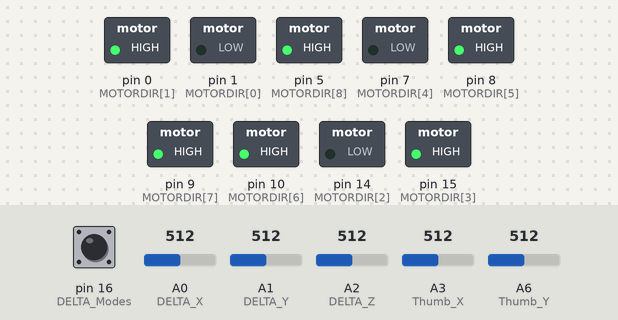
This sketch was run on a simulated Arduino Leonardo, built with avr-gcc and run on an emulated ATmega32U4. Parts: switched loads named in the sketch (green lamp = pin HIGH). Dashed ring = blinking. The inputs (shaded band) are chosen by the test bench; at power-on: A0 (DELTA_X) = 512, A1 (DELTA_Y) = 512, pin 16 (DELTA_Modes) LOW, A2 (DELTA_Z) = 512, A3 (Thumb_X) = 512, A6 (Thumb_Y) = 512. USB keyboard and mouse output is not drawn.

Above: at 1.26 s.
1.3 s: A0 (DELTA_X) set to 118
4.3 s: A1 (DELTA_Y) set to 118
7.3 s: pin 16 (DELTA_Modes) pulled HIGH for 3.2 s
At 8.5 s:
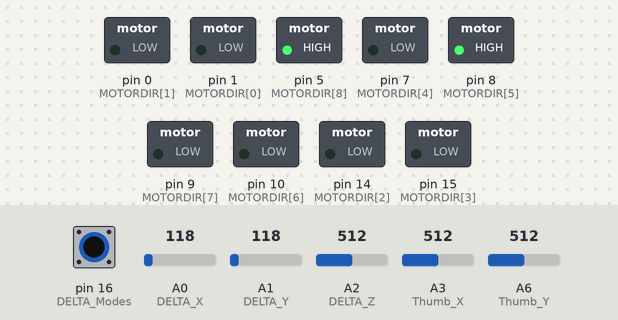
At 10.7 s:
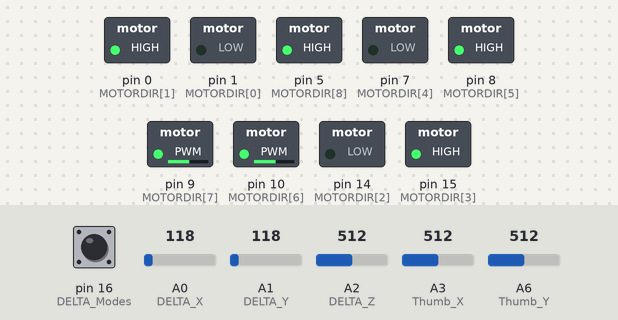
12.0 s: A2 (DELTA_Z) set to 255
15.0 s: A2 (DELTA_Z) set to 247
At 15.22 s:
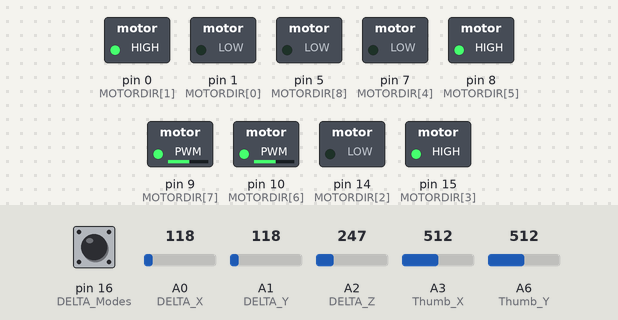
18.0 s: pin 16 (DELTA_Modes) pulled HIGH for 0.15 s
At 18.08 s:
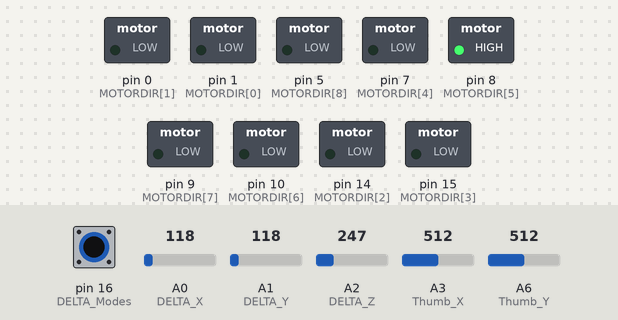
Timing chart, 0 to 22.0 s (numbered marks = the images above; inputs shaded):
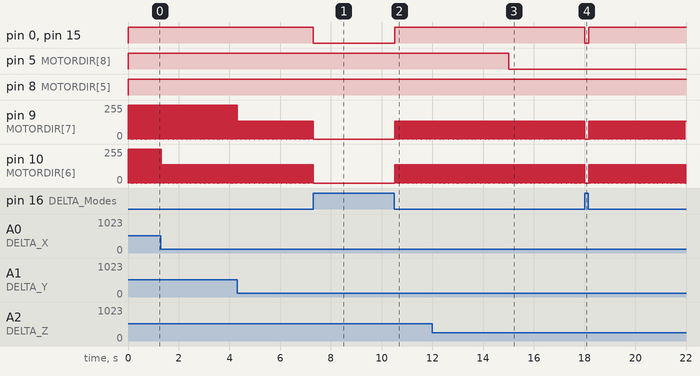

The sketch:

Delta.ino
```cpp
#include <Adafruit_NeoPixel.h>
#include <HID-Project.h>
#include <Wire.h>
#include <SPI.h>
#include <Adafruit_MCP23017.h>
#include <math.h>
#include "DeltaCode.h"

Adafruit_MCP23017 mcp;
DELTACAL deltaCal;
Adafruit_NeoPixel strip = Adafruit_NeoPixel(0, 6, NEO_GRB + NEO_KHZ800);

float deadzone = 2.5;
float TZero = 97.00;
float Zshift = 121;

float xHome, yHome, zHome;
float xTheta, yTheta, zTheta;
float xValue, yValue, zValue;
float xT_HOME, yT_HOME, zT_HOME;

uint8_t xMaster, yMaster, zMaster;

float xMin, yMin, zMin, xMax, yMax, zMax;

int returnPower = 180;

//Setup Pins
//I2C in USE = 2, 3
//A2-A3 Free
int xTValue, yTValue;
float USBdeadzone = 10;
float xTCorrect = -10;
float yTCorrect = +42;

bool Debug = false;

int lastDEBUG = 0;
int lastUSB = 0;

int DEBUGDelay = 10;
int USBDelay = 10;

int deltaMode = 0;

int MOTORDIR[9] = {1,0, 14,15, 7,8 , 10,9,5};

void setup() {
  // put your setup code here, to run once:
  Wire.begin();
  Gamepad.begin();
  mcp.begin();
  mcp.pinMode(0, INPUT);//Thumb
  mcp.pinMode(1, INPUT);//10
  mcp.pinMode(2, INPUT);//11
  mcp.pinMode(3, INPUT);//9
  mcp.pinMode(4, INPUT);//12
  mcp.pinMode(5, INPUT);//6
  mcp.pinMode(6, INPUT);//4
  mcp.pinMode(7, INPUT);//3
  mcp.pinMode(8, INPUT);//2
  mcp.pinMode(10, INPUT);//1
  mcp.pinMode(12, INPUT);//7
  mcp.pinMode(13, INPUT);//8
  mcp.pinMode(14, INPUT);//5
  mcp.pinMode(15, INPUT);//Trigger

  pinMode(A3, INPUT); //Thumb X
  pinMode(A6, INPUT); //Thumb Y

  pinMode(A0, INPUT); //DELTA X
  pinMode(A1, INPUT); //DELTA Y
  pinMode(A2, INPUT); //DELTA Z

  pinMode(6, INPUT); //DELTA Modes
  pinMode(16, INPUT); //DELTA Modes

  for(int i=0; i<9; i++){
    pinMode(MOTORDIR[i], OUTPUT);
    if(i <= 5){
      digitalWrite(MOTORDIR[i], LOW);
    }else{
      analogWrite(MOTORDIR[i], returnPower);
    }
  }
  strip.begin();
  strip.show(); // Initialize all pixels to 'off'
}

void loop() {
  //DELTA MODES
    if(digitalRead(6) == 0 && digitalRead(16) == 1){
      deltaMode = 2;
    }else if(digitalRead(6) == 1 && digitalRead(16) == 0){
      deltaMode = 1;
    }else{
      deltaMode = 0;
    }
  //THUMB STICK
    xTValue = analogRead(A3)+xTCorrect;
    yTValue = analogRead(A6)+yTCorrect;

  //DELTA
    xTheta = round(analogRead(A0))+0;
    yTheta = round(analogRead(A1))+4;
    zTheta = round(analogRead(A2))+0;

    deltaCal.ForwardKinematic(xTheta-TZero, yTheta-TZero, zTheta-TZero, xValue, yValue, zValue);

    xMaster = map(constrain(round(xValue), -100, 100), -100, 100, 0, 255); // +- 100
    yMaster = map(constrain(round(yValue), -100, 100), -100, 100, 0, 255); // +- 100
    zMaster = map(constrain(round(zValue + Zshift), -45, 46), 46, -45, 0, 255); //-55 TOP

    //Motor Call for Centering on the XYZ HOME
    if(deltaMode == 0){
      xHome = 0;
      yHome = 0;
      zHome = 0;
    }
    if(deltaMode == 1){ //Throttle Mode
      xHome = 0;
      yHome = 0;
      zHome = zValue + Zshift;
    }
    if(deltaMode == 2){ //No Return
      xHome = xValue;
      yHome = yValue;
      zHome = zValue + Zshift;
    }

    deltaCal.InverseKinematic(xHome, yHome, zHome - Zshift, xT_HOME, yT_HOME, zT_HOME);

    DEBUG();
    checkDIR();
    submitUSB();
    delay(1);
}

void submitUSB() {
  if(lastUSB == USBDelay){
    //Delta Value USBdeadzone
    if((xMaster > 128 - USBdeadzone) && (xMaster < 128 + USBdeadzone))
    {
      xMaster = 128;
    }
    if((yMaster > 128 - USBdeadzone) && (yMaster < 128 + USBdeadzone))
    {
      yValue = 128;
    }
    if((zMaster > 128 - USBdeadzone) && (zMaster < 128 + USBdeadzone))
    {
      zMaster = 128;
    }

    //Thumb Value USBdeadzone
    if((xTValue > 512 - USBdeadzone) && (xTValue < 512 + USBdeadzone))
    {
      xTValue = 512;
    }
    if((yTValue > 512 - USBdeadzone) && (yTValue < 512 + USBdeadzone))
    {
      yTValue = 512;
    }

    //USB OUTPUT
      //Gamepad.press(0);
      if(mcp.digitalRead(0) == HIGH){
        Gamepad.press(14);
      }
      if(mcp.digitalRead(1) == HIGH){
        Gamepad.press(2);
      }
      if(mcp.digitalRead(2) == HIGH){
        Gamepad.press(3);
      }
      if(mcp.digitalRead(3) == HIGH){
        Gamepad.press(4);
      }
      if(mcp.digitalRead(4) == HIGH){
        Gamepad.press(1);
      }
      if(mcp.digitalRead(5) == HIGH){
        Gamepad.press(8);
      }
      if(mcp.digitalRead(6) == HIGH){
        Gamepad.press(10);
      }
      if(mcp.digitalRead(7) == HIGH){
        Gamepad.press(9);
      }
      if(mcp.digitalRead(8) == HIGH){
        Gamepad.press(12);
      }
      if(mcp.digitalRead(10) == HIGH){
        Gamepad.press(11);
      }
      if(mcp.digitalRead(12) == HIGH){
        Gamepad.press(5);
      }
      if(mcp.digitalRead(13) == HIGH){
        Gamepad.press(6);
      }
      if(mcp.digitalRead(14) == HIGH){
        Gamepad.press(7);
      }
      if(mcp.digitalRead(15) == HIGH){
        Gamepad.press(13);
      }

      Gamepad.xAxis(map(xMaster, 255, 0, -32765, 32765));
      Gamepad.yAxis(map(yMaster, 0, 255, -32765, 32765));
      Gamepad.rxAxis(map(zMaster, 0, 255, -32765, 32765));
      Gamepad.zAxis(map(xTValue, 0+xTCorrect, 1023+xTCorrect, -128, 127));
      Gamepad.rzAxis(map(yTValue, 0+yTCorrect, 1023+yTCorrect, -128, 127));
      Gamepad.dPad1(0);
      Gamepad.write();
      Gamepad.releaseAll();

    lastUSB = 0;
  }else{
    lastUSB++;
  }
}

void checkDIR() {
  if(xTheta-TZero+3 > xT_HOME + (deadzone*2)){
    digitalWrite(1, LOW);
    digitalWrite(0, HIGH);
    analogWrite(10, map(xTheta-TZero, 0, 75, 160, 80)); //180 / 105
  }else if(xTheta-TZero+3 < xT_HOME - (deadzone*2)){
    digitalWrite(1, HIGH);
    digitalWrite(0, LOW);
    analogWrite(10, map(xTheta-TZero, 0, -66, 160, 80));
  }else{
    digitalWrite(1, LOW);
    digitalWrite(0, LOW);
  }

  if(yTheta-TZero > yT_HOME + deadzone){
    digitalWrite(14, LOW);
    digitalWrite(15, HIGH);
    analogWrite(9, map(yTheta-TZero, 0, 75, 160, 80));
  }else if(yTheta-TZero < yT_HOME - deadzone){
    digitalWrite(14, HIGH);
    digitalWrite(15, LOW);
    analogWrite(9, map(yTheta-TZero, 0, -66, 160, 80));
  }else{
    digitalWrite(14, LOW);
    digitalWrite(15, LOW);
  }

  //analogWrite(6, returnPower);
  if(zTheta-TZero > zT_HOME + deadzone){
    digitalWrite(7, LOW);
    digitalWrite(8, HIGH);
    analogWrite(5, map(zTheta-TZero, 0, 75, 160, 80));
  }else if(zTheta-TZero < zT_HOME - deadzone){
    digitalWrite(7, HIGH);
    digitalWrite(8, LOW);
    analogWrite(5, map(zTheta-TZero, 0, -66, 160, 80));
  }else{
    digitalWrite(7, LOW);
    digitalWrite(8, LOW);
  }
}

void DEBUG () {
  if(lastDEBUG == DEBUGDelay && Debug == true){
    Serial.print("deltaMode: ");
    Serial.println(deltaMode);
    Serial.println("MASTER - RAW - DELTA - RETURN - MIN - MAX - POWER: ");
    Serial.print("X: ");
    Serial.print(xMaster);
    Serial.print(" - ");
    Serial.print(xTheta);
    Serial.print(" - ");
    Serial.print(xValue);
    Serial.print(" - ");
    Serial.print(xT_HOME + TZero);
    Serial.print(" - ");
    Serial.print(xMin);
    Serial.print(" - ");
    Serial.println(xMax);
    Serial.print("Y: ");
    Serial.print(yMaster);
    Serial.print(" - ");
    Serial.print(yTheta);
    Serial.print(" - ");
    Serial.print(yValue);
    Serial.print(" - ");
    Serial.print(yT_HOME + TZero);
    Serial.print(" - ");
    Serial.print(yMin);
    Serial.print(" - ");
    Serial.println(yMax);
    Serial.print("Z: ");
    Serial.print(zMaster);
    Serial.print(" - ");
    Serial.print(zTheta);
    Serial.print(" - ");
    Serial.print(zValue + Zshift);
    Serial.print(" - ");
    Serial.print(zT_HOME + TZero);
    Serial.print(" - ");
    Serial.print(zMin);
    Serial.print(" - ");
    Serial.println(zMax);

    if(xValue < xMin){ xMin = xValue; }
    if(yValue < yMin){ yMin = yValue; }
    if(zValue + Zshift < zMin){ zMin = zValue + Zshift; }

    if(xValue > xMax){ xMax = xValue; }
    if(yValue > yMax){ yMax = yValue; }
    if(zValue + Zshift > zMax){ zMax = zValue + Zshift; }

    lastDEBUG = 0;
  }else{
    lastDEBUG++;
  }
}
```

DeltaCode.cpp
```cpp
//CODE FOUND HERE
//http://forums.trossenrobotics.com/tutorials/introduction-129/delta-robot-kinematics-3276/

#include "DeltaCode.h"
#include <math.h>

/******************************************************************************
 * Definitions
 ******************************************************************************/
// Trigonometric Constants
const float sqrt3 = sqrt(3.0);
const float pi = 3.141592653;    // PI
const float sin120 = sqrt3/2.0;
const float cos120 = -0.5;
const float tan60 = sqrt3;
const float sin30 = 0.5;
const float tan30 = 1/sqrt3;

// Geometry Constants
float e = 28.0;     // Effector 18
float f = 45.0;     // Base 45.63
float re = 120.0;    // Rod 82.3
float rf = 55.0;    // Arm 55

/******************************************************************************
 * Constructors
 ******************************************************************************/
void DELTACAL::setup(float e_in, float f_in, float re_in, float rf_in)
{
  e = e_in;
  f = f_in;
  re = re_in;
  rf = rf_in;
}

/******************************************************************************
 * User API
 ******************************************************************************/
// forward kinematics: (theta1, theta2, theta3) -> (x0, y0, z0)
// returned status: 0=OK, -1=non-existing position
int DELTACAL::ForwardKinematic(float theta1, float theta2, float theta3, float &x0, float &y0, float &z0) {
  float t = (f-e)*tan30/2;
  float dtr = pi/(float)180.0;

  theta1 *= dtr;
  theta2 *= dtr;
  theta3 *= dtr;

  float y1 = -(t + rf*cos(theta1));
  float z1 = -rf*sin(theta1);

  float y2 = (t + rf*cos(theta2))*sin30;
  float x2 = y2*tan60;
  float z2 = -rf*sin(theta2);

  float y3 = (t + rf*cos(theta3))*sin30;
  float x3 = -y3*tan60;
  float z3 = -rf*sin(theta3);

  float dnm = (y2-y1)*x3-(y3-y1)*x2;

  float w1 = y1*y1 + z1*z1;
  float w2 = x2*x2 + y2*y2 + z2*z2;
  float w3 = x3*x3 + y3*y3 + z3*z3;

  // x = (a1*z + b1)/dnm
  float a1 = (z2-z1)*(y3-y1)-(z3-z1)*(y2-y1);
  float b1 = -((w2-w1)*(y3-y1)-(w3-w1)*(y2-y1))/2.0;

  // y = (a2*z + b2)/dnm;
  float a2 = -(z2-z1)*x3+(z3-z1)*x2;
  float b2 = ((w2-w1)*x3 - (w3-w1)*x2)/2.0;

  // a*z^2 + b*z + c = 0
  float a = a1*a1 + a2*a2 + dnm*dnm;
  float b = 2*(a1*b1 + a2*(b2-y1*dnm) - z1*dnm*dnm);
  float c = (b2-y1*dnm)*(b2-y1*dnm) + b1*b1 + dnm*dnm*(z1*z1 - re*re);

  // discriminant
  float d = b*b - (float)4.0*a*c;
  if (d < 0) return -1; // non-existing point

  z0 = -(float)0.5*(b+sqrt(d))/a;
  x0 = (a1*z0 + b1)/dnm;
  y0 = (a2*z0 + b2)/dnm;
  return 0;
}

// inverse kinematics: (x0, y0, z0) -> (theta1, theta2, theta3)
// returned status: 0=OK, -1=non-existing position

int DELTACAL::InverseKinematic(float x0, float y0, float z0, float &theta1, float &theta2, float &theta3) {
  theta1 = theta2 = theta3 = 0;
  int status = calcAngleYZ(x0, y0, z0, theta1);
  if (status == 0) status = calcAngleYZ(x0*cos120 + y0*sin120, y0*cos120-x0*sin120, z0, theta2);  // rotate coords to +120 deg
  if (status == 0) status = calcAngleYZ(x0*cos120 - y0*sin120, y0*cos120+x0*sin120, z0, theta3);  // rotate coords to -120 deg
  return status;
}
/******************************************************************************
 * Private API
 ******************************************************************************/
// inverse kinematics
// helper functions, calculates angle theta1 (for YZ-pane)

int DELTACAL::calcAngleYZ(float x0, float y0, float z0, float &theta) {
  float y1 = -0.5 * 0.57735 * f; // f/2 * tg 30
  y0 -= 0.5 * 0.57735    * e;    // shift center to edge
  // z = a + b*y
  float a = (x0*x0 + y0*y0 + z0*z0 +rf*rf - re*re - y1*y1)/(2*z0);
  float b = (y1-y0)/z0;
  // discriminant
  float d = -(a+b*y1)*(a+b*y1)+rf*(b*b*rf+rf);
  if (d < 0) return -1; // non-existing point
  float yj = (y1 - a*b - sqrt(d))/(b*b + 1); // choosing outer point
  float zj = a + b*yj;
  theta = 180.0*atan(-zj/(y1 - yj))/pi + ((yj>y1)?180.0:0.0);
  return 0;
}
```

DeltaCode.h
```cpp
#ifndef DELTACAL_h
#define DELTACAL_h

#include "Arduino.h"

class DELTACAL
{
  public:
  void setup(float e, float f, float re, float rf);

  int ForwardKinematic(float theta1, float theta2, float theta3, float &x0, float &y0, float &z0);
  int InverseKinematic(float x0, float y0, float z0, float &theta1, float &theta2, float &theta3);

  private:
  int calcAngleYZ(float x0, float y0, float z0, float &theta);

};
#endif
```

Measured:
- the behaviour switches between 248 and 247 on A2 (DELTA_Z) (found by bisection; images 2 and 3)
- after the input at 7.3 s, pin 0 (MOTORDIR[1]), pin 15 (MOTORDIR[3]): HIGH → LOW at once, → HIGH 3.2 s later
- after the input at 15.0 s, pin 5 (MOTORDIR[8]): HIGH → LOW at once
- after the input at 18.0 s, pin 0 (MOTORDIR[1]), pin 15 (MOTORDIR[3]): HIGH → LOW at once, → HIGH 0.15 s later
- by itself, pin 9 (MOTORDIR[7]): repeats every 0.07 s: 134/255 0.06 s, 0/255 0.01 s
- by itself, pin 10 (MOTORDIR[6]): repeats every 0.07 s: 138/255 0.06 s, 0/255 0.01 s
